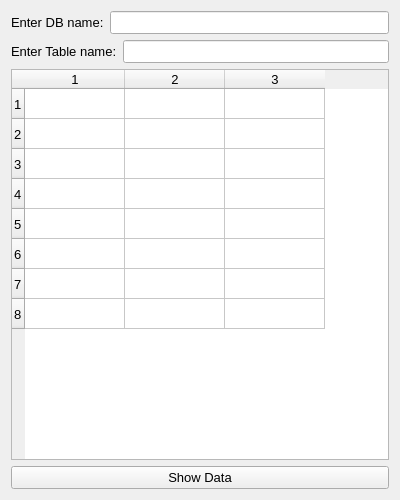
<?xml version="1.0" encoding="UTF-8"?>
<ui version="4.0">
 <class>Form</class>
 <widget class="QWidget" name="Form">
  <property name="geometry">
   <rect>
    <x>0</x>
    <y>0</y>
    <width>400</width>
    <height>500</height>
   </rect>
  </property>
  <property name="font">
   <font>
    <pointsize>10</pointsize>
    <weight>50</weight>
    <bold>false</bold>
   </font>
  </property>
  <property name="windowTitle">
   <string>Form</string>
  </property>
  <layout class="QVBoxLayout" name="verticalLayout_2">
   <item>
    <layout class="QHBoxLayout" name="horizontalLayout">
     <item>
      <widget class="QLabel" name="label">
       <property name="text">
        <string>Enter DB name:</string>
       </property>
      </widget>
     </item>
     <item>
      <widget class="QLineEdit" name="tb6"/>
     </item>
    </layout>
   </item>
   <item>
    <layout class="QHBoxLayout" name="horizontalLayout_2">
     <item>
      <widget class="QLabel" name="label_2">
       <property name="text">
        <string>Enter Table name:</string>
       </property>
      </widget>
     </item>
     <item>
      <widget class="QLineEdit" name="tb7"/>
     </item>
    </layout>
   </item>
   <item>
    <layout class="QVBoxLayout" name="verticalLayout">
     <item>
      <widget class="QTableWidget" name="tableWidget">
       <property name="rowCount">
        <number>8</number>
       </property>
       <property name="columnCount">
        <number>3</number>
       </property>
       <row/>
       <row/>
       <row/>
       <row/>
       <row/>
       <row/>
       <row/>
       <row/>
       <column/>
       <column/>
       <column/>
      </widget>
     </item>
     <item>
      <widget class="QPushButton" name="b5">
       <property name="text">
        <string>Show Data</string>
       </property>
      </widget>
     </item>
    </layout>
   </item>
  </layout>
 </widget>
 <resources/>
 <connections/>
</ui>
